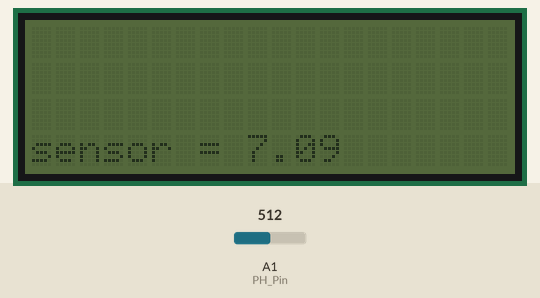
A sketch run on a simulated Arduino Uno, built with avr-gcc and run on an emulated ATmega328P. On the bench: 20×4 character LCD. The test bench sets the inputs (shaded band); at power-on: A1 (PH_Pin) = 512.

Above: at 1.2 s.
1.3 s: A1 (PH_Pin) set to 716
At 2.2 s:
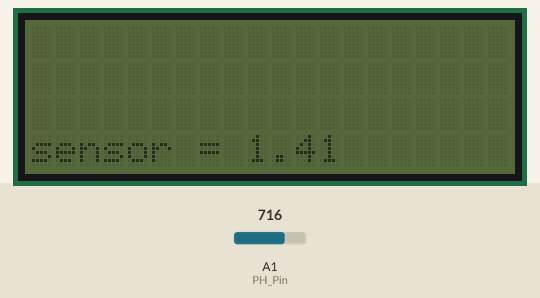
3.0 s: A1 (PH_Pin) set to 900
At 4.0 s:
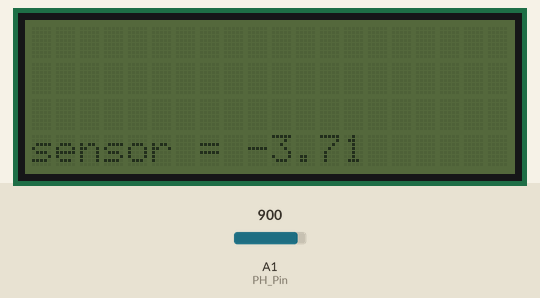
4.6 s: A1 (PH_Pin) set to 1023
At 6.0 s:
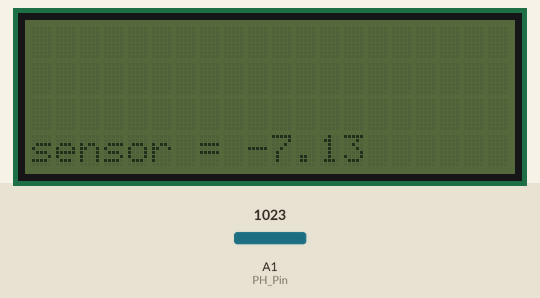
Timing chart, 0 to 7.6 s (numbered marks = the images above; inputs shaded):
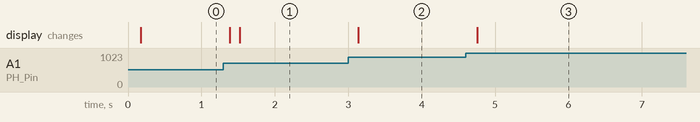

Measured:
- after the input at 1.3 s, the display: first changes after 0.09 s (image 1 shows a later state)
- after the input at 3.0 s, the display: changes after 0.13 s (image 2)
- after the input at 4.6 s, the display: changes after 0.16 s (image 3)

The sketch:

PH_sensor.ino
```cpp
#include <Wire.h>
#include <LiquidCrystal_I2C.h>


LiquidCrystal_I2C lcd(0x20,20,4);

const int PH_Pin = A1;
int sensorValue = 0;
unsigned long int avgValue;
float b;
int buf[10],temp;
void setup() {
lcd.init();
}
void loop() {

for(int i=0;i<10;i++)
{
 buf[i]=analogRead(PH_Pin);
 delay(10);
}
for(int i=0;i<9;i++)
{
 for(int j=i+1;j<10;j++)
 {
 if(buf[i]>buf[j])
 {
 temp=buf[i];
 buf[i]=buf[j];
 buf[j]=temp;
 }
 }}
avgValue=0;
for(int i=2;i<8;i++)
avgValue+=buf[i];
float pHVol=(float)avgValue*5.0/1024/6;
float phValue = -5.70 * pHVol + 21.34;
lcd.setCursor(0,3);
lcd.print("sensor = ");
lcd.print(phValue);
delay(20);
}
```
